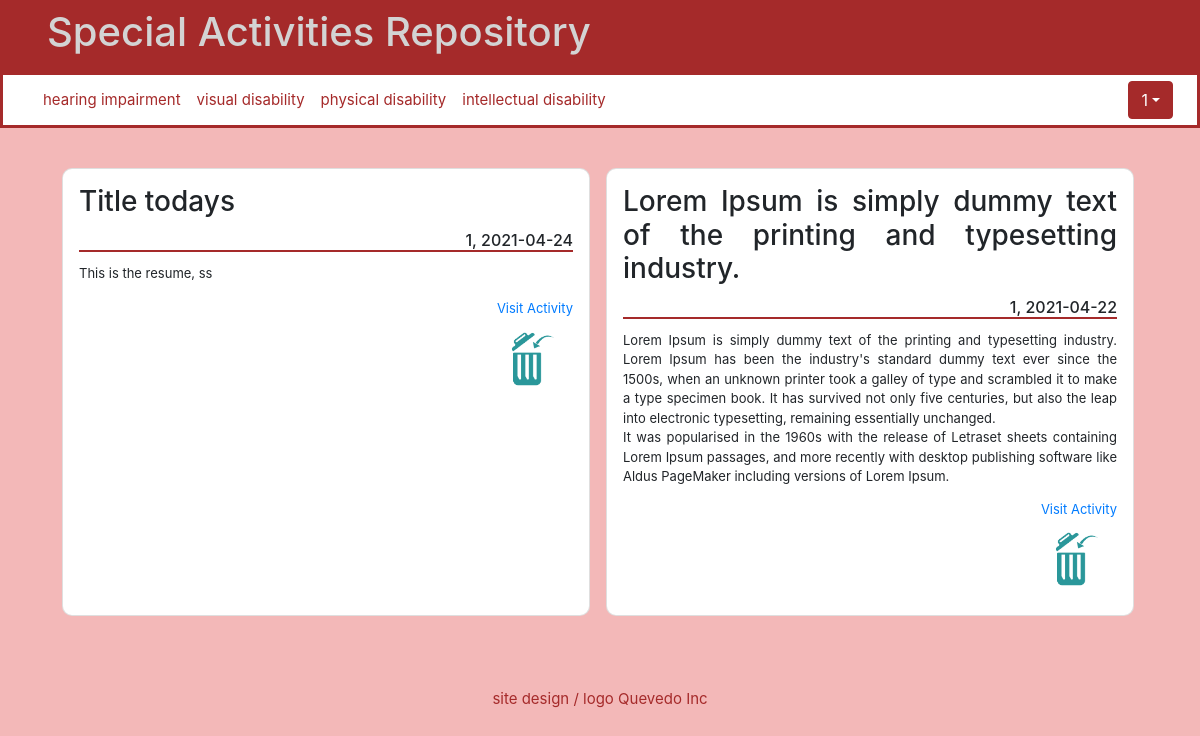
Screenshot of /my_activities (signed in) with the database file from the repository.
### tables this page shows
CREATE TABLE activities (id INTEGER PRIMARY KEY AUTOINCREMENT, title TEXT NOT NULL, explanation TEXT UNIQUE, activity TEXT NOT NULL UNIQUE, day_published DATE DEFAULT (date('now', 'localtime')), user_id INTEGER REFERENCES users (id));

CREATE TABLE users (id INTEGER PRIMARY KEY AUTOINCREMENT, username TEXT NOT NULL, email TEXT NOT NULL, hash TEXT NOT NULL);

### app.py (the view)
@app.route("/my_activities")
def my_activities():
    activities = db.execute("SELECT * FROM activities WHERE user_id = ? ORDER BY day_published DESC",
                            session['user_id'])
    if len(activities) > 0:
        user = db.execute('SELECT username FROM users WHERE id = ?',
                        activities[0]['user_id'])
    explanation = ""
    for aux in range(len(activities)):
        for letter in activities[aux]['explanation']:
            explanation += letter
            if letter == "\r":
                explanation+="<br>"
        activities[aux]['explanation'] = explanation
        explanation = ""
    if len(activities) > 0:
        return render_template("my_activities.html", activities=activities, user=user)
    else:
        return render_template("my_activities.html")

### templates/my_activities.html (shortened to what this page needs)
{% extends "layout.html" %}
{% block main %}
    {% if activities %}
        {% for activity in activities %}
        <div class="content">
            <div class="card">
                <h3 class="card-title">{{ activity['title'] }}</h3>
                <h6 class="card-title">{{ user[0]['username'] }}, {{ activity['day_published'] }}</h6>
                <p class="card-text">{{ activity['explanation'] |safe }}</p>
                <a href="/activity?q={{ activity['id'] }}" class="card-link">Visit Activity</a>
                <a href="/my_activities/delete?q={{ activity['id'] }}"><img src="/static/trash_can.png" alt="delete"></a>
            </div>
        {% endfor %}
    {% else %}
        <h2 style="text-align: center;">You don´t have any activity yet</h2>
    {% endif %}
{% endblock %}

### static/styles.css (style rules this page uses)
body { background-color: rgb(243, 184, 184); opacity: 10; font-size: 15px; }
.card { background-color: white; float: left; margin: 1rem 0.5rem; padding: 1rem; width: 33rem; height: 28rem; font-size: small; text-align: justify; border-radius: 10px !important; }
.card h6 { text-align: right; border-bottom: 2px solid brown; }
.card-link { text-align: right; }
.card-text { overflow-x: auto; }
a img { float: right; width: 5rem ; height: 5rem; }

### rows the page displays
activities: title "Title todays", day_published "2021-04-24", explanation "This is the resume, ss"
users: username "1"
activities: title "Lorem Ipsum is simply dummy text of the printing and typesetting industry.", day_published "2021-04-22", explanation "Lorem Ipsum is simply dummy text of the printing and typesetting industry. Lorem Ipsum has been the industry's standard dummy text ever since the 1500s, when an unknown printer took a galley of type and scrambled it to make a type specimen book. It has survived not only five centuries, but also the leap into electronic typesetting, remaining essentially unchanged. It was popularised in the 1960s with the release of Letraset sheets containing Lorem Ipsum passages, and more recently with desktop publishing software like Aldus PageMaker including versions of Lorem Ipsum."

### other values shown
{{ session.username }} "1"
